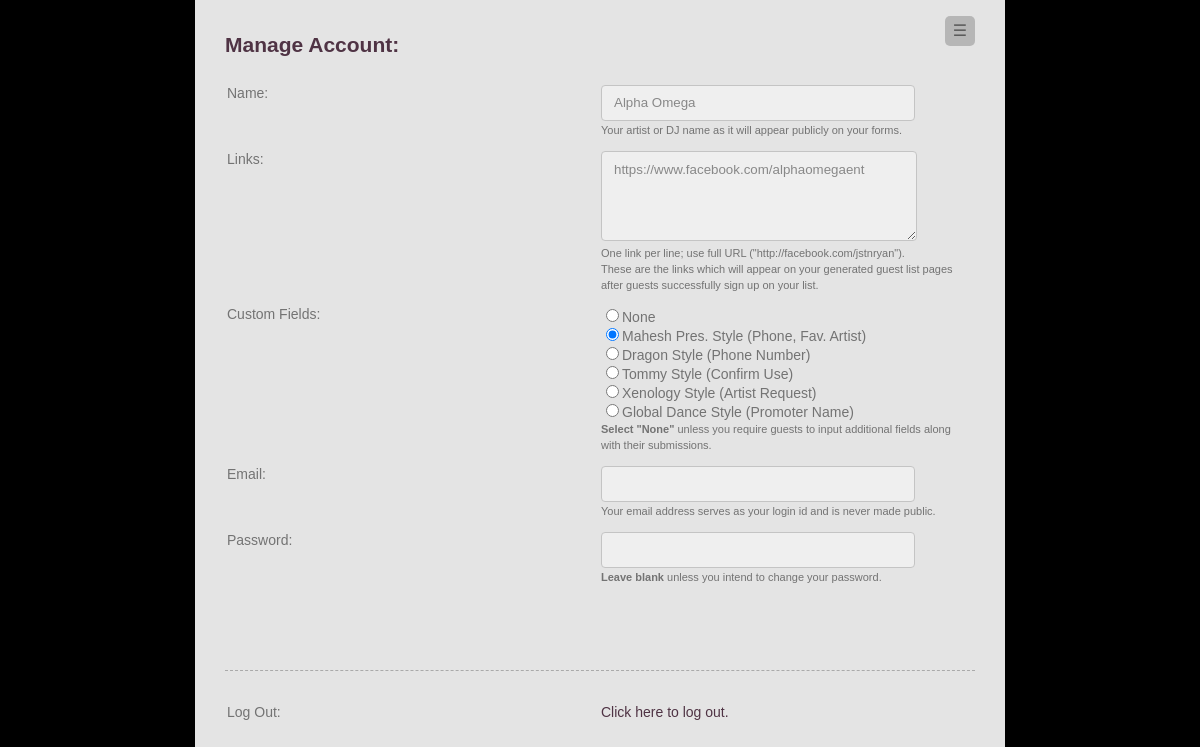
Screenshot of /?a=account (signed in) with the database file from the repository.
### tables this page shows
CREATE TABLE `users` (
  `id` int(11) NOT NULL AUTO_INCREMENT,
  `type` varchar(16) NOT NULL,
  `name` varchar(255) NOT NULL,
  `email` varchar(255) NOT NULL,
  `password` varchar(255) NOT NULL,
  `artistlinks` text NOT NULL,
  `promoterlinks` varchar(255) NOT NULL,
  `customfields` int(1) NOT NULL,
  `association` int(11) NOT NULL,
  `status` text NOT NULL,
  UNIQUE KEY `id` (`id`)
);

### gldb.php (called while the page is built, shortened)
<?php
  function dbgetuserbyid($userid) {
    $query = "SELECT * FROM users WHERE (id = '" . $userid . "') LIMIT 1";
    $result = mysql_query($query) or die('Query failed: ' . mysql_error());
    return mysql_fetch_object($result);
  }
  function dbgetcustomfields() {
    $custom = array();
    $query = "SELECT id, name FROM additionalfields WHERE 1";
    $res = mysql_query($query);
    while ($row = mysql_fetch_assoc($res)) {
      $custom[$row['id']] = $row['name'];
    }
    return $custom;
  }

### glaccount.php (the view, shortened to what this page needs)
<?php
  function show_account($error = NULL) {
    global $user;
?>
<?= getheader(); ?>
<?= navigation(); ?>
      <h2>Manage Account:</h2>
      <form name="account" action="?a=account_update" method="POST">
        <table class="formtable">
          <tr>
            <td>
              <label for="account_name">Name:</label>
            </td>
            <td>
              <input type="text" name="account_name" id="account_name" required="required" value="<?= $user->name ?>" /><br />
              <span class="smalltext">Your artist or DJ name as it will appear publicly on your forms.</span>
            </td>
          </tr>
          <tr>
            <td>
              <label for="account_links">Links:</label>
            </td>
            <td>
              <textarea name="account_links" id="account_links"><?= $user->artistlinks ?></textarea><br />
              <span class="smalltext">One link per line; use full URL ("http://facebook.com/jstnryan").</span><br />
              <span class="smalltext">These are the links which will appear on your generated guest list pages after guests successfully sign up on your list.</span>
            </td>
          </tr>
          <tr>
            <td>
              <label>Custom Fields:</label>
            </td>
            <td>
              <label class="fullwidth"><input type="radio" name="account_fields" id="account_fields_0" value="0"<?php if ($user->customfields == 0) { echo ' checked="checked"'; } ?>>None</label>
<?php
      foreach (dbgetcustomfields() as $id => $name) {
        echo '<label class="fullwidth"><input type="radio" name="account_fields" id="account_fields_'.$id.'" value="'.$id.'"';
        if ($user->customfields == $id) { echo ' checked="checked"'; }
        echo '>'.$name.'</label>';
      }
?>
              <span class="smalltext"><b>Select "None"</b> unless you require guests to input additional fields along with their submissions.</span>
            </td>
          </tr>
          <tr>
            <td>
              <label for="account_email">Email:</label>
            </td>
            <td>
              <input type="email" name="account_email" id="account_email" required="required" value="<?= $user->email ?>" /><br />
              <span class="smalltext">Your email address serves as your login id and is never made public.</span>
            </td>
          </tr>
          <tr>
            <td>
              <label for="account_pass">Password:</label>
            </td>
            <td>
              <input type="text" name="account_pass" id="account_pass" value="" /><br />
              <span class="smalltext"><b>Leave blank</b> unless you intend to change your password.</span>
            </td>
          </tr>
          <tr>
            <td>
            </td>
            <td>
              <input type="submit" name="submit" value="account_submit" />
            </td>
          </tr>
        </table>
      </form>
      <br />
      <hr />
      <br />
      <table class="formtable">
        <tr>
          <td>Log Out:</td>
          <td>
            <a href="?a=logout">Click here to log out.</a>
          </td>
        </tr>
      </table>
    </div>
  </body>
</html>
<?php
  }
?>

### index.php (shortened to what this page needs)
<?php
  include "gldb.php";
  include "glaccount.php";
  function getheader() {
    $header = <<<END
<!DOCTYPE HTML>
<html>
  <head>
    <meta http-equiv="Content-Type" content="text/html; charset=utf-8">
    <meta name="viewport" content="width=device-width, initial-scale=1" />
    <link rel="shortcut icon" href="http://tech.betanightclub.com/favicon.ico" type="image/x-icon" />
    <meta name="author" content="Justin Ryan, justin@betanightclub.com" />
    <title>Beta Nightclub Guest List Form Administration Utility</title>
    <link href='glstyles.css' type='text/css' rel='stylesheet' />
    <script>
      (function(i,s,o,g,r,a,m){i['GoogleAnalyticsObject']=r;i[r]=i[r]||function(){(i[r].q=i[r].q||[]).push(arguments)},i[r].l=1*new Date();a=s.createElement(o),m=s.getElementsByTagName(o)[0];a.async=1;a.src=g;m.parentNode.insertBefore(a,m)})(window,document,'script','//www.google-analytics.com/analytics.js','ga');
      ga('create', 'UA-8872962-5', 'auto');
      ga('send', 'pageview');
    </script>
  </head>
  <body>
    <div id="centeredcontent">
      <br />
END;
    return $header;
  }
  function navigation() {
    $admin = "";
    $links = <<<END
<header id="head">
	<div class="container">
    	<nav id="menu">
    		<input type="checkbox" id="toggle-nav"/>
    		<label id="toggle-nav-label" for="toggle-nav" title="Click for navigation menu">&#9776;</label>
    		<div class="box">
	    		<ul>
$admin
	    			<li><a href="?a=view">View Events</a></li>
	    			<li><a href="?a=account">Manage Account</a></li>
            <li><a href="?a=help">Contact / Help</a></li>
            <li><a href="?a=logout">Log Out</a></li>
	    		</ul>
    		</div>
    	</nav>
	</div>
</header>
END;
    return $links;
  }
  if (isset($_COOKIE['verified']) && ($_COOKIE['verified'] == true) && (isset($_COOKIE['user']))) {
    $user = dbgetuserbyid($_COOKIE['user']);
    if (!empty($_GET['a'])) {
      switch ($_GET['a']) {
        case "account":
          show_account();
          break;
      }
    } else {
      redirect("?a=view");
    }
  }

### glstyles.css (style rules this page uses)
html, body { height:100%; }
body { background-image:url('http://www.betanightclub.com/GFX/Global/BG.jpg');background-color:#000;font-family:'Arial', 'Helvetica', sans-serif;font-size:14px;margin:0 auto;padding:0; }
h1, h2, h3, h4, h5, h6 { color:#4f3344; }
a:link { color:#4f3344;text-decoration:none; }
hr { border:none;border-bottom:1px dashed #AAA; }
input[type="text"], input[type="email"], input[type="tel"], input[type="url"], input[type="password"], select, textarea { background-color:#efefef;border:1px solid #c4c4c4;color:#888;height:34px;padding:0 0 0 12px;width:300px; }
textarea { height:68px;padding:10px 2px 10px 12px;font-family:'Arial', 'Helvetica', sans-serif;white-space:pre;word-wrap:normal; }
input[type="text"], input[type="email"], input[type="tel"], input[type="url"], input[type="password"], select, textarea { -moz-border-radius:4px;-webkit-border-radius:4px;border-radius:4px; }
input[type="submit"] { background:url('http://betanightclub.com/GFX/Vip/vip_submit.png') no-repeat left bottom;border:none;display:block;height:27px;margin:16px 0 0 0;text-indent:-9999px;width:85px; }
td { padding:8px 0 4px;vertical-align:top; }
.smalltext { font-size:11px; }
#centeredcontent { background-color:#e4e4e4;color:#737373;margin:0px auto;min-height:100%;padding:0px 30px 30px;width:750px; }
.formtable { width:100%; }
.formtable td { width:50%; }
input[type="text"], input[type="email"], input[type="tel"], input[type="url"], input[type="password"], select, textarea { -ms-box-sizing:content-box;-moz-box-sizing:content-box;-webkit-box-sizing:content-box;box-sizing:content-box; }
label.fullwidth { display:block; }
#toggle-nav-label { color: rgba(0,0,0,0.5); background: rgba(0,0,0,0.2); text-align: center; line-height: 30px; font-size: 16px; display: block; cursor: pointer; position: relative; z-index: 500; width: 30px; height: 30px; border-radius: 5px; float:right; }

### rows the page displays
users: account_name "Alpha Omega", account_links "https://www.facebook.com/alphaomegaent", customfields "☐ None", customfields "☑ Mahesh Pres. Style (Phone, Fav", customfields "☐ Dragon Style (Phone Number)", customfields "☐ Tommy Style (Confirm Use)", customfields "☐ Xenology Style (Artist Request", customfields "☐ Global Dance Style (Promoter N"

### other values shown
$name "Mahesh Pres. Style (Phone, Fav. Artist)"
$name "Dragon Style (Phone Number)"
$name "Tommy Style (Confirm Use)"
$name "Xenology Style (Artist Request)"
$name "Global Dance Style (Promoter Name)"
